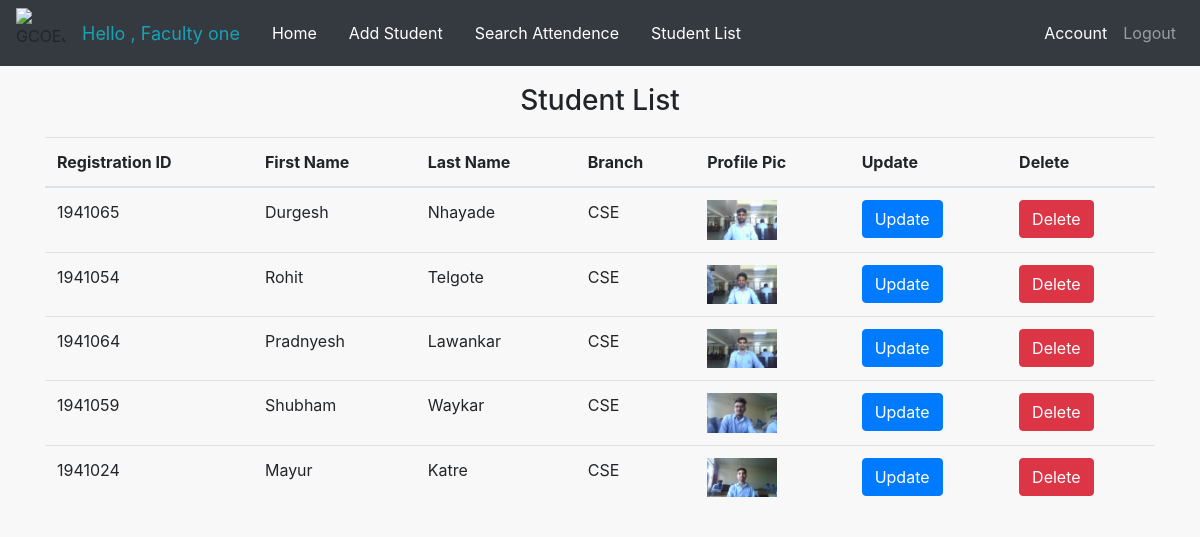
Page /students/ (signed in) on the committed database.
### attendence_sys/models.py (models this page shows, shortened)
class Faculty(models.Model):
    user = models.OneToOneField(User, null = True, blank = True, on_delete= models.CASCADE)
    firstname = models.CharField(max_length=200, null=True, blank=True)
    lastname = models.CharField(max_length=200, null=True, blank=True)
    phone = models.CharField(max_length=200, null=True)
    email = models.CharField(max_length=200, null=True)
    profile_pic = models.ImageField(upload_to=user_directory_path ,null=True, blank=True)
    def __str__(self):
        return str(self.firstname + " " + self.lastname)

class Student(models.Model):
    BRANCH = (
        ('CSE','CSE'),
        ('IT','IT'),
        ('ECE','ECE'),
        ('CHEM','CHEM'),
        ('MECH','MECH'),
        ('EEE','EEE'),
    )
    YEAR = (
        ('1','1'),
        ('2','2'),
        ('3','3'),
        ('4','4'),
    )
    SECTION = (
        ('A','A'),
        ('B','B'),
        ('C','C'),
    )
    firstname = models.CharField(max_length=200, null=True, blank=True)
    lastname = models.CharField(max_length=200, null=True, blank=True)
    registration_id = models.CharField(max_length=200, null=True)
    branch = models.CharField(max_length=100, null=True, choices=BRANCH)
    year = models.CharField(max_length=100, null=True, choices=YEAR)
    section = models.CharField(max_length=100, null=True, choices=SECTION)
    profile_pic = models.ImageField(upload_to=student_directory_path ,null=True, blank=True)

### attendence_sys/views.py (the view)
# urls.py: path('students/', StudentListView.as_view(), name='student_list'),
class StudentListView(ListView):
    model = Student
    template_name = 'student_list.html'
    context_object_name = 'students'

### attendence_sys/templates/attendence_sys/student_list.html (shortened to what this page needs)
{% extends 'attendence_sys/main.html' %}
{% block content %}
    <div class="container">
        <div>
            <h3 style="text-align: center; padding-top: 10px;">Student List</h3>
            <table class="table" style="margin-top: 20px;">
                <thead>
                    <tr>
                        <th>Registration ID</th>
                        <th>First Name</th>
                        <th>Last Name</th>
                        <th>Branch</th>
                        <th>Profile Pic</th>
                        <th>Update</th>
                        <th>Delete</th>
                    </tr>
                </thead>
                <tbody>
                    {% for student in students %}
                        <tr>
                            <td>{{ student.registration_id }}</td>
                            <td>{{ student.firstname }}</td>
                            <td>{{ student.lastname }}</td>
                            <td>{{ student.branch }}</td>
                            <td>
                                <img src="{{ student.profile_pic.url }}" alt="Profile Picture" width="70" >
                            </td>
                            <td>
                                <form action="{% url 'updateStudent' student.registration_id %}" method="POST"
                                    enctype="multipart/form-data">
                                    <button type="submit" class="btn btn-primary">Update</button>
                                </form>
                            </td>
                            <td>
                                <form method="post" action="{% url 'delete_student' student.registration_id %}">
                                    <button type="submit" class="btn btn-danger">Delete</button>
                                </form>
                            </td>
                        </tr>
                    {% endfor %}
                </tbody>
            </table>
        </div>
    </div>
{% endblock %}

### attendence_sys/templates/attendence_sys/navbar.html (shortened to what this page needs)
{% load static %}
<nav class="navbar navbar-expand-lg navbar-dark fixed-top bg-dark">
 <img src="/static/images/logo (2).png"   alt="GCOEJ" height="50px" width="50px">
 <span class="nav-link"  id="ooo" >Hello , {{ request.user.faculty }}</span>
  <a href="{% url 'home' %}" class="nav-link" style="color:white  ;">Home</a>
  <a class="nav-link"  href="http://127.0.0.1:8000/add_student/" style="color: #fff;">Add Student </a>
  <a class="nav-link"  href="http://127.0.0.1:8000/searchattendence/" style="color: #fff;">Search Attendence </a>
  <a class="nav-link"  href="http://127.0.0.1:8000/students/" style="color: #fff;">Student List </a>
  <div class="collapse navbar-collapse" id="navbarNav">
    <ul class="navbar-nav ml-auto">
      <li class="nav-item">
        <a class="nav-link" href="http://127.0.0.1:8000/admin" style="color:white  ;">Account</a>
      </li>
      <li>
        <a class="nav-link" href="{% url 'logout' %}">Logout</a>
      </li>
    </ul>
  </div>
</nav>

### attendence_sys/templates/attendence_sys/navbar.html (style rules this page uses)
#ooo { color: #17A2B8; text-align: left; font-size: large; }

### attendence_sys/templates/attendence_sys/student_list.html (style rules this page uses)
body { background-image: none !important; background-color: #F8F8F8; }

### rows in the picture
Student: registration_id "1941065", firstname "Durgesh", lastname "Nhayade", branch "CSE", profile_pic (picture)
Student: registration_id "1941054", firstname "Rohit", lastname "Telgote", branch "CSE", profile_pic (picture)
Student: registration_id "1941064", firstname "Pradnyesh", lastname "Lawankar", branch "CSE", profile_pic (picture)
Student: registration_id "1941059", firstname "Shubham", lastname "Waykar", branch "CSE", profile_pic (picture)
Student: registration_id "1941024", firstname "Mayur", lastname "Katre", branch "CSE", profile_pic (picture)

### other values in the picture
{{ request.user.faculty }} "Faculty one"
